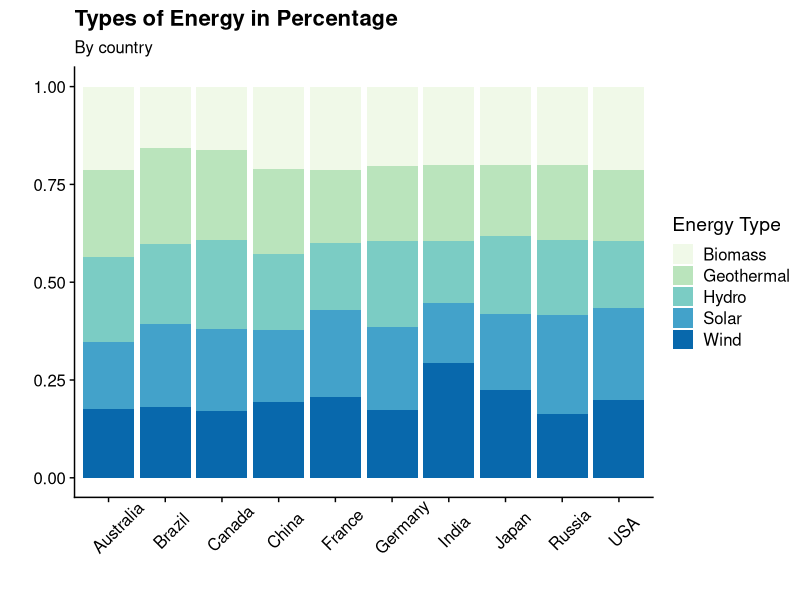
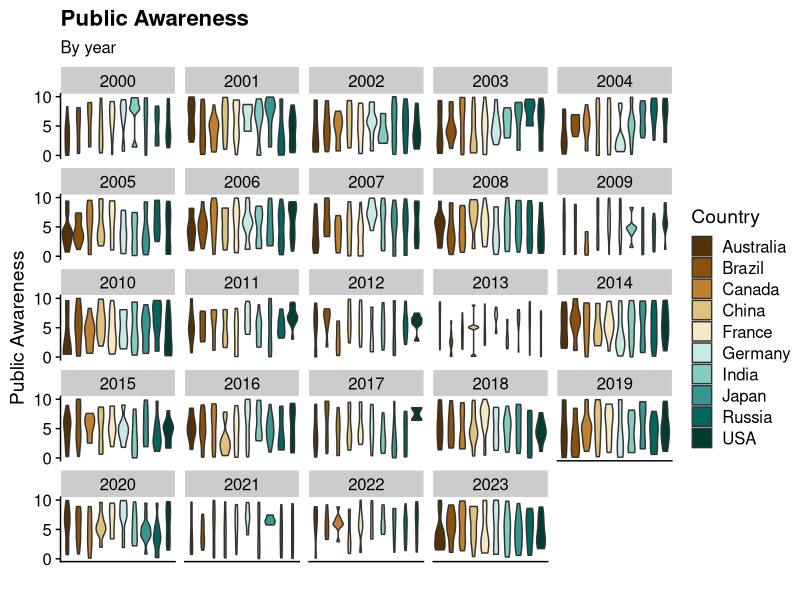
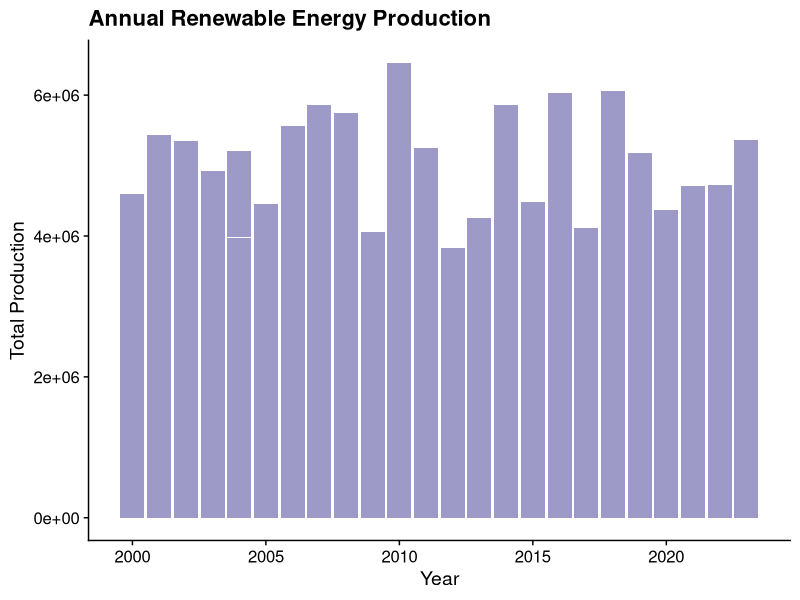
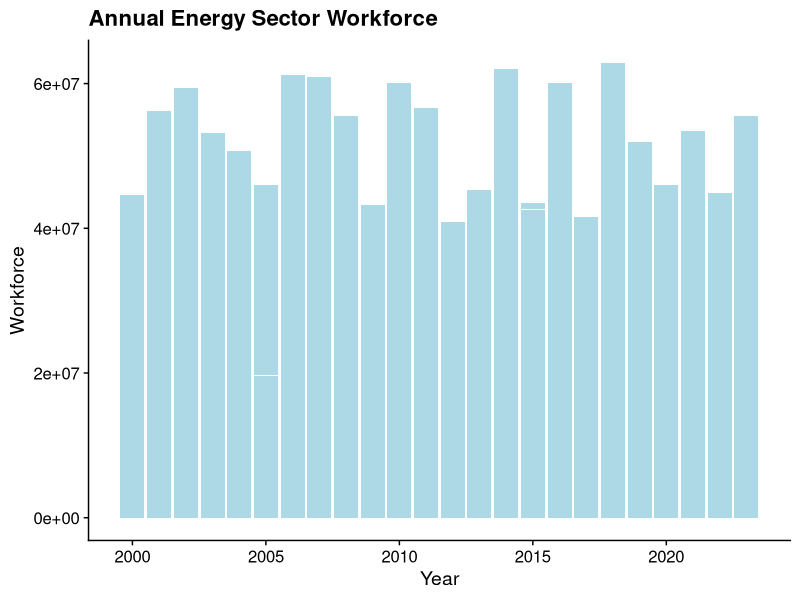
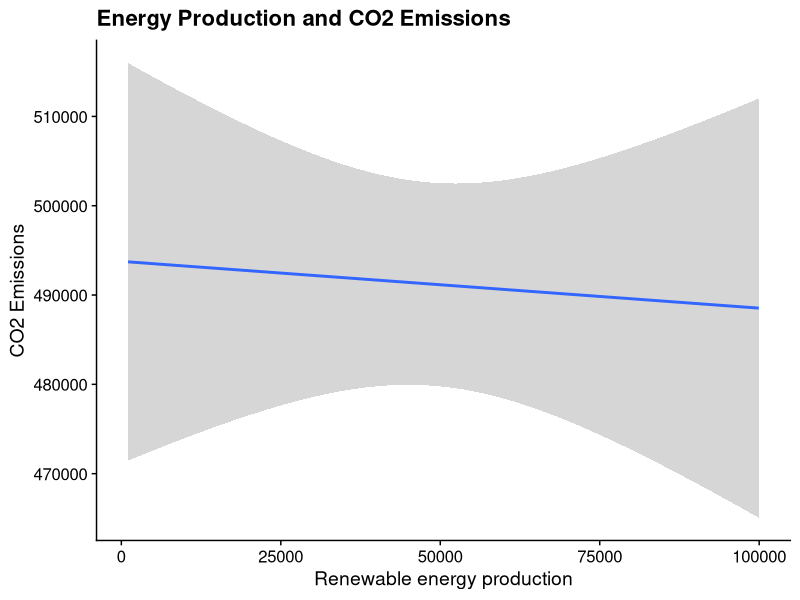
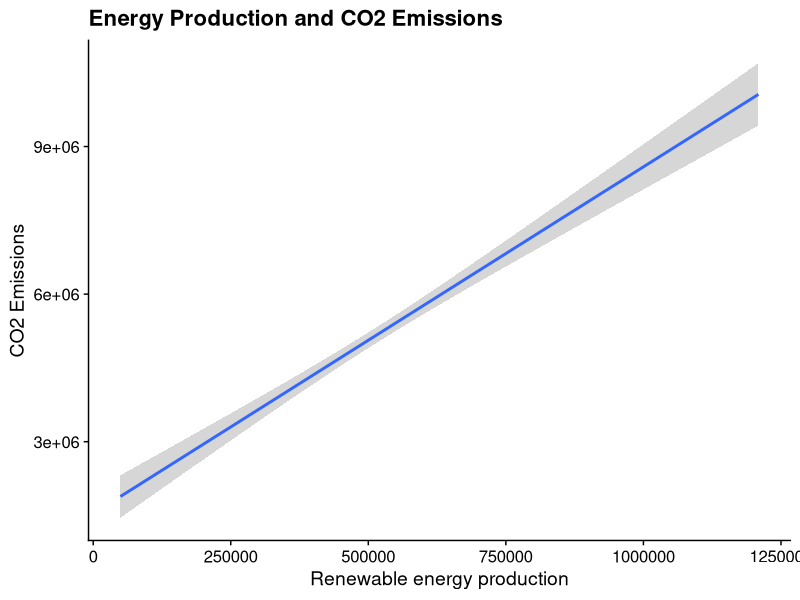
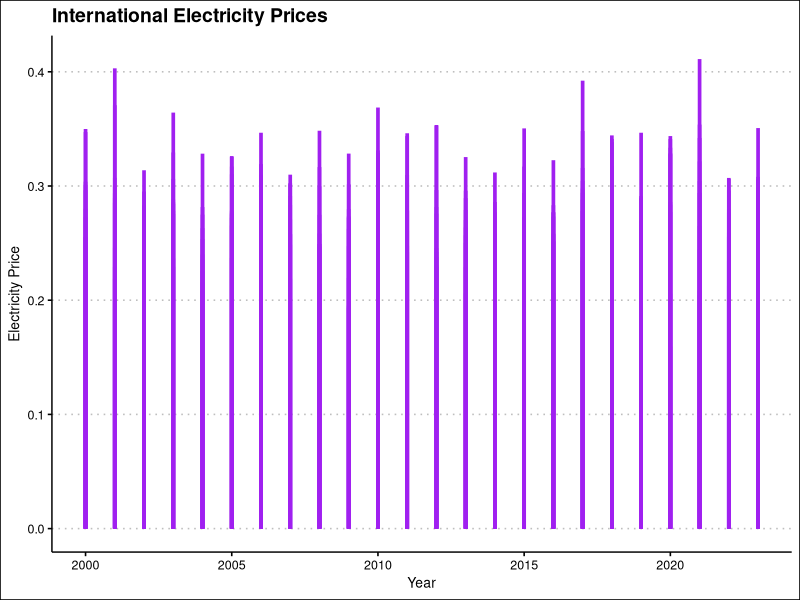
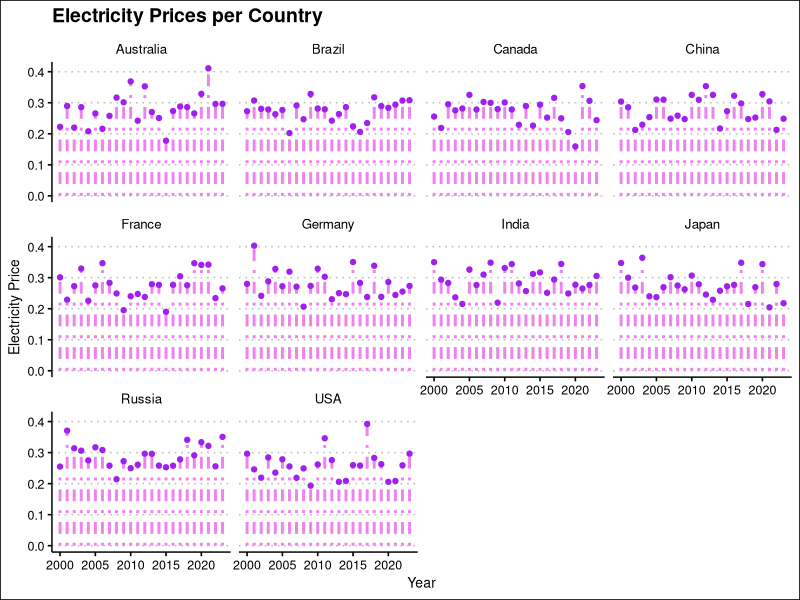

Recreate these plots in R, in order.
## ---- chunk 1
library(ggplot2)
library(dplyr)
library(palmerpenguins)
library(ggthemes)
library(knitr)
library(cowplot)
library(tidyr)
library(purrr)
## ---- chunk 2
original <- read.csv("data/complete_renewable_energy_dataset.csv")
df <- original
df$Government.Policies <- as.logical(original$Government.Policies)
df$Renewable.Energy.Targets <- as.logical(original$Renewable.Energy.Targets)
df$Energy.Efficiency.Programs <- as.logical(original$Energy.Efficiency.Programs)
df$Energy.Market.Liberalization <- as.logical(original$Energy.Efficiency.Programs)
df$Technology.Transfer.Agreements <- as.logical(original$Technology.Transfer.Agreements)
df$Renewable.Energy.Education.Programs <- as.logical(original$Renewable.Energy.Education.Programs)
df$Natural.Disasters <- as.logical(original$Natural.Disasters)
df$Public.Private.Partnerships.in.Energy <- as.logical(original$Public.Private.Partnerships.in.Energy)
df$Regional.Renewable.Energy.Cooperation <- as.logical(original$Regional.Renewable.Energy.Cooperation)
## ---- chunk 3
most_important <- select(df, c("Country", "Year", "Production..GWh.", "R.D.Expenditure",  "Energy.Storage.Capacity", "Energy.Consumption", "Energy.Imports", "Energy.Exports", "Government.Policies", "Energy.Efficiency.Programs", "Energy.Type", , "CO2.Emissions",  "Investments..USD.", "Public.Awareness", "Educational.Level", "Political.Stability", "Corruption.Perception.Index", "Control.of.Corruption", "Proportion.of.Energy.from.Renewables", "Electricity.Prices", "Renewable.Energy.Education.Programs",  "Energy.Sector.Workforce"))
most_important <- most_important[order(most_important$Year),]
colnames(most_important)
## ---- chunk 4
ggplot(df, aes(x = Country, fill = Energy.Type)) +
  geom_bar(position = "fill") +
  scale_fill_brewer(type = "seq", palette = 4)  +
  labs(
    title = "Types of Energy in Percentage",
    subtitle = "By country",
    sutitle = "Country's Proportions",
    x = "",
    y = "",
    fill = "Energy Type"
  ) +
  cowplot::theme_cowplot() +
  theme(axis.text.x = element_text(angle=45, vjust=.5, hjust=0.3))
## ---- chunk 5
ggplot(df, aes(x=Country, y=Public.Awareness, fill=Country)) + 
  geom_violin() +
  facet_wrap(~Year) +
  scale_fill_brewer(type = "div", palette = 1) +
  labs(
    title = "Public Awareness",
    subtitle = "By year",
    x = "",
    y = "Public Awareness"
  ) +
  scale_y_continuous(breaks=c(0.0,5.0, 10.0)) +
  theme_cowplot()+
  theme(axis.ticks.x = element_blank(), axis.text.x = element_blank())
## ---- chunk 6
ggplot(df, aes(x = Year, y = Production..GWh.)) +
  geom_col(fill = "#9e9ac8") +
  labs(
    title = "Annual Renewable Energy Production",
    x = "Year",
    y = "Total Production",
  ) +
  theme_cowplot()
## ---- chunk 7
ggplot(df, aes(x = Year, y = Energy.Sector.Workforce)) +
  geom_col(fill = "lightblue") +
  labs(
    title = "Annual Energy Sector Workforce",
    x = "Year",
    y = "Workforce"
  ) +
  theme_cowplot()
## ---- chunk 8
ggplot(df, aes(x = Production..GWh., y = CO2.Emissions)) +
  geom_smooth(method = "lm") +
  labs(
    title = "Energy Production and CO2 Emissions",
    x = "Renewable energy production",
    y = "CO2 Emissions"
  )+
  theme_cowplot()
## ---- chunk 9
annual <- df %>% group_by(Year, Country) %>% summarise(avg_electricity_price = mean(Electricity.Prices), avg_production = sum(Production..GWh.), avg_investment = sum(Investments..USD.), avg_CO2_emissions = sum(CO2.Emissions))
annual
## ---- chunk 10
ggplot(annual, aes(x = avg_production, y = avg_CO2_emissions)) +
  geom_smooth(method = "lm") +
   labs(
    title = "Energy Production and CO2 Emissions",
    x = "Renewable energy production",
    y = "CO2 Emissions"
  ) +
  theme_cowplot()
## ---- chunk 11
ggplot(annual, aes(x=Year, y=avg_electricity_price)) +
  geom_segment( aes(x=Year, xend=Year, y=0, yend=avg_electricity_price) , color="purple", lwd = 1.25) +
  labs(
    title = "International Electricity Prices",
    x = "Year",
    y = "Electricity Price"
  ) +
  theme_clean()
## ---- chunk 12
ggplot(annual, aes(x=Year, y=avg_electricity_price)) +
  geom_segment( aes(x=Year, xend=Year, y=0, yend=avg_electricity_price) , size=1, color="violet", linetype="dotdash" ) +
  geom_point(color = "purple") +
  facet_wrap(~Country) +
  labs(
    title = "Electricity Prices per Country",
    x = "Year",
    y = "Electricity Price"
  ) +
  theme_clean()
## ---- chunk 13
variables <- data.frame(
  Variable = c(
    "Precios de la electricidad",
    "Producción",
    "Estabilidad Política",
    "Conciencia pública"
  ),
  Importancia = c(
    "La electricidad es un aspecto fundamental para determinar la calidad de vida de las personas, pues permite realizar varias actividades cotidianas, como cocinar o mantener el calor.",
    "Permite visualizar la evolución de los indicadores de bienestar con respecto a los cambios en producción energética; de modo que se pueda concluir el impacto que tiene la energía renovable en la sociedad.",
    "El contexto político de los países está estrechamente relacionado con la calidad de vida de los habitantes; se pretende relacionar dicha estabilidad con la producción de energías renovables.",
    "La aceptación pública es un factor importante en la cantidad de inversión destinada a la producción o desarrollo de energías renovables. La aceptación pública depende de la información disponible al público general, como los programas educativos y su nivel educativo."
  )
)
kable(variables, caption = "Tabla de Variables Relevantes")
## ---- chunk 14
kable(head(most_important, 10), "simple")
## ---- chunk 15
summary(most_important)
## ---- chunk 16
annual <- df %>% group_by(Year, Country) %>% summarise(avg_electricity_price = mean(Electricity.Prices), avg_production = sum(Production..GWh.), avg_investment = sum(Investments..USD.), avg_CO2_emissions = sum(CO2.Emissions))
annual
## ---- chunk 17
ggplot(annual, aes(x = Year, y = avg_electricity_price)) +
  geom_line() +
  facet_wrap(~Country) +
  labs(
    title = "Annual Electricity Prices",
    subtitle = "By country",
    x = "Year",
    y = "Electricity Price"
  )+
  theme_cowplot() +
  scale_x_continuous(breaks=c(2000, 2010, 2020)) +
  scale_y_continuous(breaks = c(0.2, 0.30, 0.4))

ggplot(annual, aes(x = Year, y = avg_production)) +
  geom_line() +
  facet_wrap(~Country) +
  labs(
    title = "Annual Renewable Energy Production",
    subtitle = "By country",
    x = "Year",
    y = "Production"
  )+
  theme_cowplot()+
  scale_x_continuous(breaks=c(2000, 2010, 2020)) +
  scale_y_continuous(breaks = c(30000, 50000, 70000))

ggplot(annual, aes(x = avg_production, y = avg_electricity_price))+
  geom_line()+
  facet_wrap(~Country) +
  labs(
    title = "Energy Production and Electricity Prices",
    subtitle = "By country",
    x = "Renewable Energy Production",
    y = "Electricity Price"
  ) +
  theme_cowplot() +
  scale_y_continuous(breaks=c(0.20, 0.30, 0.4)) +
  scale_x_continuous(breaks = c(30000, 50000, 70000))



ggplot(annual, aes(x = Year, y = avg_CO2_emissions)) +
  geom_smooth() +
  facet_wrap(~Country) +
  labs(
    title = "Annual CO2 Emissions",
    subtitle = "By country",
    x = "Year",
    y = "CO2 Emissions"
  ) +
  theme_cowplot() +
  scale_y_continuous(breaks=c(3e+05, 5e+05, 7e+05)) +
  scale_x_continuous(breaks = c(2000, 2010, 2020))


ggplot(annual, aes(x = avg_production, y = avg_CO2_emissions)) +
  geom_smooth(method = "lm") +
  labs(
    title = "Energy Production and CO2 emissions",
    x = "Renewable Energy Production",
    y = "CO2 Emissions"
  ) +
  theme_cowplot()

ggplot(annual, aes(x = avg_production, y = avg_CO2_emissions)) +
  geom_smooth(method = "lm") +
  labs(
    title = "Energy Production and CO2 emissions",
    subtitle = "By country",
    x = "Renewable Energy Production",
    y = "CO2 Emissions"
  ) +
  facet_wrap(~Country)+
  theme_cowplot() +
  scale_y_continuous(breaks=c(3e+05, 5e+05, 7e+05)) +
  scale_x_continuous(breaks = c(30000, 50000, 70000))



ggplot(annual, aes(x=Year, y=avg_electricity_price)) +
  geom_segment( aes(x=Year, xend=Year, y=0, yend=avg_electricity_price) , size=1, color="purple", linetype="dotdash" , lwd = 1.25) +
  labs(
    title = "International Electricity Prices",
    x = "Year",
    y = "Electricity Price"
  ) +
  theme_clean()
ggplot(annual, aes(x=Year, y=avg_electricity_price)) +
  geom_segment( aes(x=Year, xend=Year, y=0, yend=avg_electricity_price) , linewidth=1, color="violet", linetype="dotdash" ) +
  geom_point(color = "purple") +
  facet_wrap(~Country) +
  labs(
    title = "Electricity Prices per Country",
    x = "Year",
    y = "Electricity Price"
  ) +
  theme_clean()
